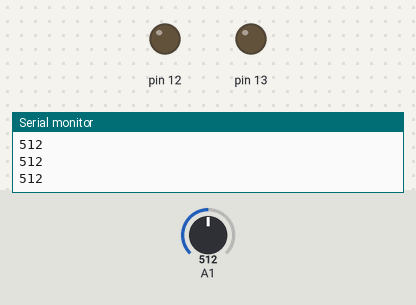
A sketch run on a simulated Arduino Uno, built with avr-gcc and run on an emulated ATmega328P. On the bench: output pins drawn as LEDs (lit = HIGH), the last lines printed to the serial monitor. The inputs (shaded band) are chosen by the test bench; at power-on: A1 = 512.

Above: at 1.2 s.
1.3 s: A1 set to 486
At 2.4 s:
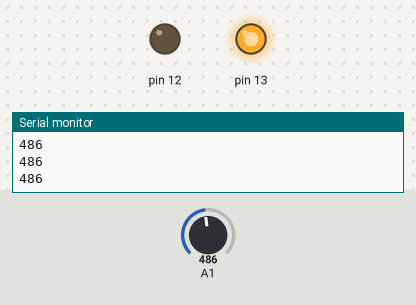
2.8 s: A1 set to 589
4.3 s: A1 set to 618
At 4.7 s:
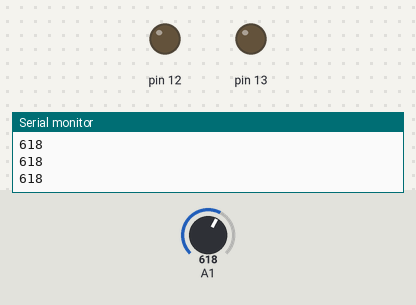
5.8 s: A1 set to 490
At 7.1 s:
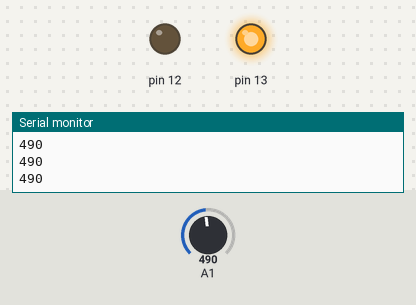
Timing chart, 0 to 8.3 s (numbered marks = the images above; inputs shaded):
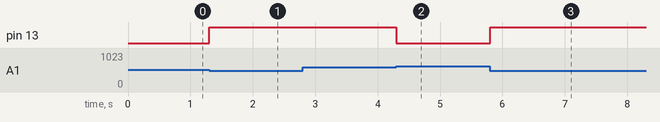

Measured:
- the behaviour switches between 500 and 499 on A1 (found by bisection; images 0 and 1)
- the behaviour switches between 600 and 601 on A1 (found by bisection; images 1 and 2)
- after the input at 1.3 s, pin 13: LOW → HIGH at once
- after the input at 4.3 s, pin 13: HIGH → LOW at once
- after the input at 5.8 s, pin 13: LOW → HIGH at once

The sketch:

sensorDeLuz.ino
```cpp
//luz
int pot, luz;

void setup() {
  Serial.begin(9600);
  pinMode(13, OUTPUT);
  pinMode(12, OUTPUT);
}

void loop() {
  Serial.println(analogRead(A1));
  luz = analogRead(A1);

  if (luz > 600) {
    digitalWrite(13, LOW);
  }
  if (luz < 500) {

    digitalWrite(13, HIGH);
  }
}
```
